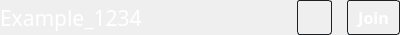
<?xml version="1.0" encoding="UTF-8"?>
<ui version="4.0">
 <class>GroupListItem</class>
 <widget class="QWidget" name="GroupListItem">
  <property name="geometry">
   <rect>
    <x>0</x>
    <y>0</y>
    <width>400</width>
    <height>35</height>
   </rect>
  </property>
  <property name="windowTitle">
   <string>Form</string>
  </property>
  <layout class="QHBoxLayout" name="horizontalLayout">
   <property name="spacing">
    <number>15</number>
   </property>
   <property name="leftMargin">
    <number>0</number>
   </property>
   <property name="topMargin">
    <number>0</number>
   </property>
   <property name="rightMargin">
    <number>0</number>
   </property>
   <property name="bottomMargin">
    <number>0</number>
   </property>
   <item>
    <widget class="QLabel" name="name">
     <property name="sizePolicy">
      <sizepolicy hsizetype="Preferred" vsizetype="Preferred">
       <horstretch>0</horstretch>
       <verstretch>0</verstretch>
      </sizepolicy>
     </property>
     <property name="font">
      <font>
       <family>Trebuchet MS</family>
       <pointsize>16</pointsize>
      </font>
     </property>
     <property name="styleSheet">
      <string notr="true">color: white;</string>
     </property>
     <property name="text">
      <string>Example_1234</string>
     </property>
     <property name="alignment">
      <set>Qt::AlignLeading|Qt::AlignLeft|Qt::AlignVCenter</set>
     </property>
    </widget>
   </item>
   <item>
    <widget class="QPushButton" name="fav_button">
     <property name="enabled">
      <bool>true</bool>
     </property>
     <property name="sizePolicy">
      <sizepolicy hsizetype="Fixed" vsizetype="Fixed">
       <horstretch>0</horstretch>
       <verstretch>0</verstretch>
      </sizepolicy>
     </property>
     <property name="minimumSize">
      <size>
       <width>35</width>
       <height>35</height>
      </size>
     </property>
     <property name="maximumSize">
      <size>
       <width>35</width>
       <height>35</height>
      </size>
     </property>
     <property name="font">
      <font>
       <family>Trebuchet MS</family>
       <pointsize>12</pointsize>
       <weight>75</weight>
       <italic>false</italic>
       <bold>true</bold>
      </font>
     </property>
     <property name="focusPolicy">
      <enum>Qt::NoFocus</enum>
     </property>
     <property name="styleSheet">
      <string notr="true">QPushButton {
color: white; 
font:bold;
padding: 4px 6px 4px 6px;
border: 1px solid rgb(30, 33, 36);
border-radius: 3px;
}

QPushButton:hover {
	background-color: rgba(0, 127, 177, 0.6);
}

QPushButton:checked {
	background-color: rgb(0, 127, 177);
}</string>
     </property>
     <property name="text">
      <string/>
     </property>
     <property name="icon">
      <iconset resource="resource.qrc">
       <normaloff>:/resources/img/star.png</normaloff>:/resources/img/star.png</iconset>
     </property>
     <property name="iconSize">
      <size>
       <width>18</width>
       <height>18</height>
      </size>
     </property>
     <property name="checkable">
      <bool>true</bool>
     </property>
    </widget>
   </item>
   <item>
    <widget class="QPushButton" name="join_button">
     <property name="enabled">
      <bool>true</bool>
     </property>
     <property name="sizePolicy">
      <sizepolicy hsizetype="Maximum" vsizetype="Expanding">
       <horstretch>0</horstretch>
       <verstretch>0</verstretch>
      </sizepolicy>
     </property>
     <property name="minimumSize">
      <size>
       <width>0</width>
       <height>30</height>
      </size>
     </property>
     <property name="font">
      <font>
       <family>Trebuchet MS</family>
       <pointsize>12</pointsize>
       <weight>75</weight>
       <italic>false</italic>
       <bold>true</bold>
      </font>
     </property>
     <property name="focusPolicy">
      <enum>Qt::NoFocus</enum>
     </property>
     <property name="styleSheet">
      <string notr="true">QPushButton {
color: white; 
font:bold;
padding: 4px 6px 4px 6px;
border: 1px solid rgb(30, 33, 36);
border-radius: 3px;
}

QPushButton:hover {
	background-color: rgba(0, 127, 177, 0.6);
}

QPushButton:checked {
	background-color: rgb(0, 127, 177);
}</string>
     </property>
     <property name="text">
      <string> Join </string>
     </property>
     <property name="checkable">
      <bool>false</bool>
     </property>
     <property name="checked">
      <bool>false</bool>
     </property>
    </widget>
   </item>
  </layout>
 </widget>
 <resources>
  <include location="resource.qrc"/>
 </resources>
 <connections/>
</ui>
